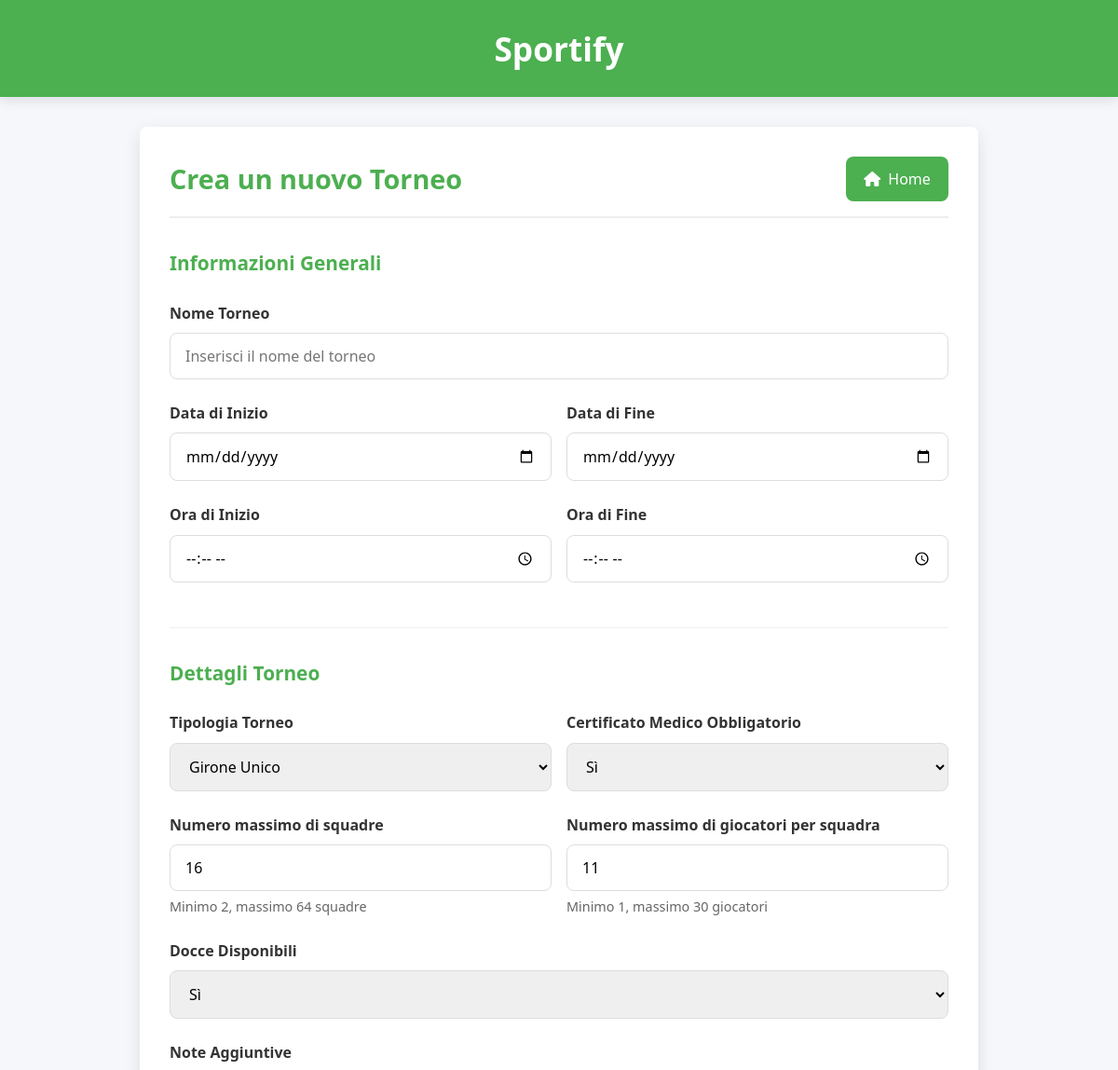
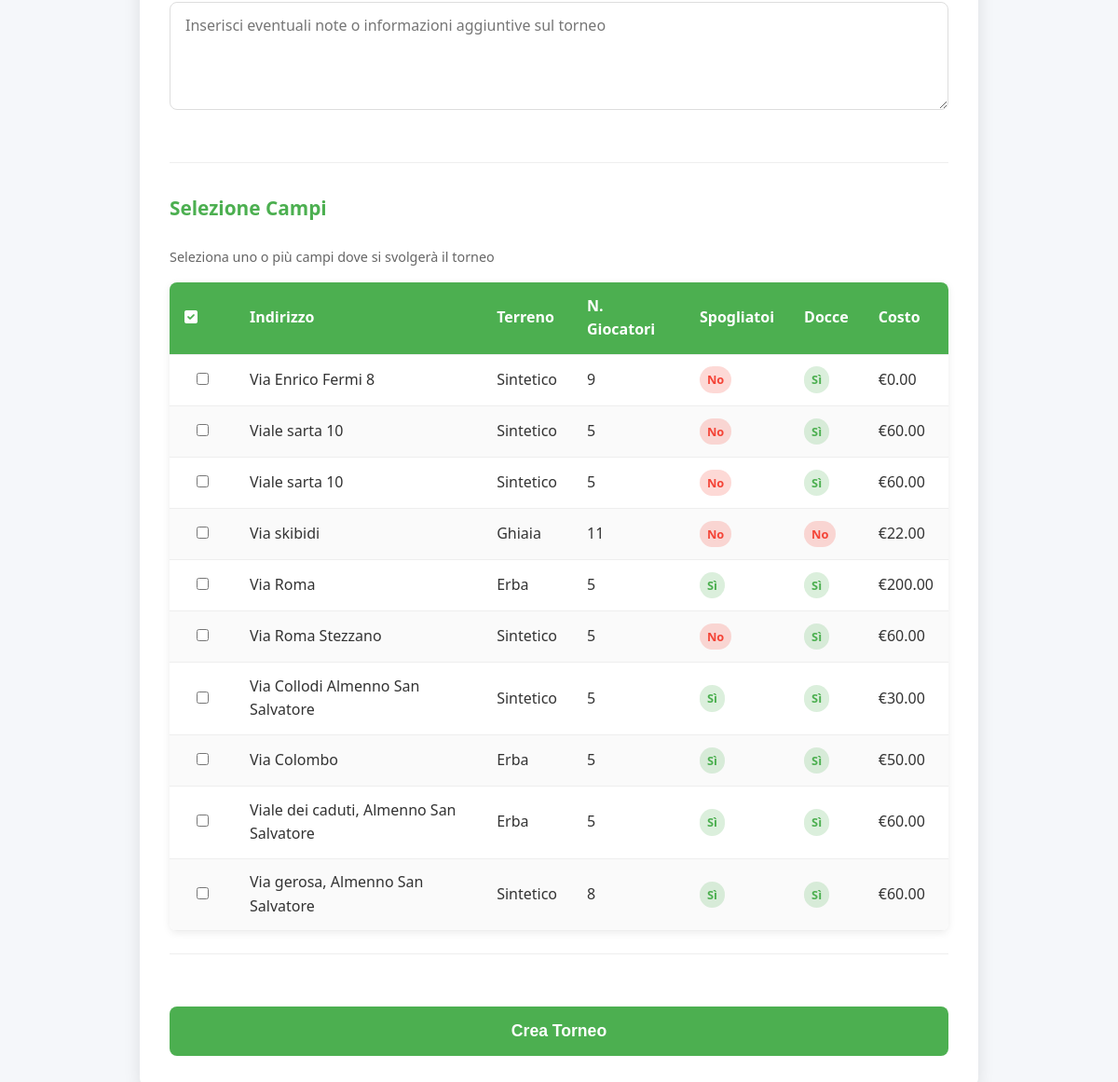
The app's page /aggiungi_torneo.php with its own data (2 pictures, top to bottom).
### tables this page shows
CREATE TABLE `campi` (
  `id_campo` int(11) NOT NULL,
  `indirizzo` varchar(200) NOT NULL,
  `terreno` varchar(50) NOT NULL,
  `spogliatoi` tinyint(1) NOT NULL,
  `n_giocatori` int(11) NOT NULL,
  `costo` int(11) NOT NULL,
  `docce` tinyint(1) NOT NULL,
  `id_torneo` int(11) NOT NULL,
  `id_utente` int(11) NOT NULL,
  `latitudine` double NOT NULL,
  `longitudine` double NOT NULL
);

### aggiungi_torneo.php (the view, shortened to what this page needs)
<?php
$servername = "localhost";
$username = "root";
$password = "";
$dbname = "sportify";
?>
<!DOCTYPE html>
<html lang="it">
<head>
    <link rel="stylesheet" href="https://cdnjs.cloudflare.com/ajax/libs/font-awesome/6.0.0/css/all.min.css">
</head>
<body>
    <header class="app-header">
        <h1 class="app-title">Sportify</h1>
    </header>
    <div class="container">
        <div class="page-header">
            <h2 class="page-title">Crea un nuovo Torneo</h2>
            <a href="index.php" class="btn-home">
                <i class="fas fa-home"></i> Home
            </a>
        </div>
        <form action="aggiungi_torneo.php" method="POST">
            <div class="form-section">
                <h3 class="form-section-title">Informazioni Generali</h3>
                <div class="form-group">
                    <label for="nome">Nome Torneo</label>
                    <input type="text" id="nome" name="nome" placeholder="Inserisci il nome del torneo" required>
                </div>
                <div class="form-row">
                    <div class="form-column">
                        <div class="form-group">
                            <label for="data_inizio">Data di Inizio</label>
                            <input type="date" id="data_inizio" name="data_inizio" required>
                        </div>
                    </div>
                    <div class="form-column">
                        <div class="form-group">
                            <label for="data_fine">Data di Fine</label>
                            <input type="date" id="data_fine" name="data_fine" required>
                        </div>
                    </div>
                </div>
                <div class="form-row">
                    <div class="form-column">
                        <div class="form-group">
                            <label for="ora_inizio">Ora di Inizio</label>
                            <input type="time" id="ora_inizio" name="ora_inizio" required>
                        </div>
                    </div>
                    <div class="form-column">
                        <div class="form-group">
                            <label for="ora_fine">Ora di Fine</label>
                            <input type="time" id="ora_fine" name="ora_fine" required>
                        </div>
                    </div>
                </div>
            </div>
            <div class="form-section">
                <h3 class="form-section-title">Dettagli Torneo</h3>
                <div class="form-row">
                    <div class="form-column">
                        <div class="form-group">
                            <label for="tipologia">Tipologia Torneo</label>
                            <select id="tipologia" name="tipologia" required>
                                <option value="Girone Unico">Girone Unico</option>
                            </select>
                        </div>
                    </div>
                    <div class="form-column">
                        <div class="form-group">
                            <label for="certificato_medico">Certificato Medico Obbligatorio</label>
                            <select id="certificato_medico" name="certificato_medico" required>
                                <option value="1">Sì</option>
                            </select>
                        </div>
                    </div>
                </div>
                <div class="form-row">
                    <div class="form-column">
                        <div class="form-group">
                            <label for="max_squadre">Numero massimo di squadre</label>
                            <input type="number" id="max_squadre" name="max_squadre" min="2" max="64" value="16" required>
                            <p class="form-help">Minimo 2, massimo 64 squadre</p>
                        </div>
                    </div>
                    <div class="form-column">
                        <div class="form-group">
                            <label for="max_giocatori">Numero massimo di giocatori per squadra</label>
                            <input type="number" id="max_giocatori" name="max_giocatori" min="1" max="30" value="11" required>
                            <p class="form-help">Minimo 1, massimo 30 giocatori</p>
                        </div>
                    </div>
                </div>
                <div class="form-group">
                    <label for="docce">Docce Disponibili</label>
                    <select id="docce" name="docce" required>
                        <option value="1">Sì</option>
                    </select>
                </div>
                <div class="form-group">
                    <label for="note">Note Aggiuntive</label>
                    <textarea id="note" name="note" rows="4" placeholder="Inserisci eventuali note o informazioni aggiuntive sul torneo"></textarea>
                </div>
            </div>
            <div class="form-section">
                <h3 class="form-section-title">Selezione Campi</h3>
                <p class="form-help">Seleziona uno o più campi dove si svolgerà il torneo</p>
                <div class="table-container">
                    <table>
                        <thead>
                            <tr>
                                <th style="width: 70px;"><i class="fas fa-check-square"></i></th>
                                <th>Indirizzo</th>
                                <th>Terreno</th>
                                <th>N. Giocatori</th>
                                <th>Spogliatoi</th>
                                <th>Docce</th>
                                <th>Costo</th>
                            </tr>
                        </thead>
                        <tbody>
                            <?php
                            $conn = new mysqli($servername, $username, $password, $dbname);
                            $sqlCampi = "SELECT * FROM campi";
                            $resultCampi = $conn->query($sqlCampi);
                            if ($resultCampi && $resultCampi->num_rows > 0) {
                                while ($campo = $resultCampi->fetch_assoc()) {
                                    echo '<tr>';
                                    echo '<td style="text-align:center;">
                                            <input type="checkbox" name="campi[]" value="' . $campo['id_campo'] . '">
                                          </td>';
                                    echo '<td>' . htmlspecialchars($campo['indirizzo']) . '</td>';
                                    echo '<td>' . htmlspecialchars($campo['terreno']) . '</td>';
                                    echo '<td>' . $campo['n_giocatori'] . '</td>';
                                    echo '<td>' . ($campo['spogliatoi'] ?
                                        '<span class="badge badge-success">Sì</span>' :
                                        '<span class="badge badge-danger">No</span>') . '</td>';
                                    echo '<td>' . ($campo['docce'] ?
                                        '<span class="badge badge-success">Sì</span>' :
                                        '<span class="badge badge-danger">No</span>') . '</td>';
                                    echo '<td>€' . number_format($campo['costo'], 2) . '</td>';
                                    echo '</tr>';
                                }
                            } else {
                                echo '<tr><td colspan="7" style="text-align:center;">Nessun campo disponibile</td></tr>';
                            }
                            ?>
                        </tbody>
                    </table>
                </div>
            </div>
            <input type="submit" value="Crea Torneo">
        </form>
    </div>
</body>
</html>

### aggiungi_torneo.php (style rules this page uses)
:root { --primary: #4CAF50; --primary-dark: #3e8e41; --primary-light: #8bc34a; --secondary: #2196F3; --secondary-dark: #0b7dda; --text-dark: #333; --text-light: #666; --background: #f5f7fa; --card-bg: #fff; --success: #4CAF50; --danger: #f44336; --border-radius: 8px; }
* { margin: 0; padding: 0; box-sizing: border-box; }
body { font-family: 'Segoe UI', Tahoma, Geneva, Verdana, sans-serif; background-color: var(--background); color: var(--text-dark); line-height: 1.6; }
.app-header { background: var(--primary); color: white; text-align: center; padding: 1.5rem 0; margin-bottom: 2rem; box-shadow: 0 4px 12px rgba(0,0,0,0.1); }
.app-title { font-size: 2.2rem; font-weight: 600; margin: 0; }
.container { width: 90%; max-width: 900px; margin: 0 auto; background-color: var(--card-bg); border-radius: var(--border-radius); box-shadow: 0 6px 18px rgba(0,0,0,0.1); padding: 2rem; margin-bottom: 3rem; }
.page-header { display: flex; justify-content: space-between; align-items: center; margin-bottom: 2rem; padding-bottom: 1rem; border-bottom: 2px solid #eee; }
.page-title { font-size: 1.8rem; font-weight: 600; color: var(--primary); }
.btn-home { display: inline-flex; align-items: center; gap: 0.5rem; background-color: var(--primary); color: white; padding: 0.7rem 1.2rem; border-radius: var(--border-radius); text-decoration: none; font-weight: 500; transition: background-color 0.2s ease; }
.form-group { margin-bottom: 1.5rem; }
.form-row { display: flex; flex-wrap: wrap; gap: 1rem; }
.form-column { flex: 1; min-width: 250px; }
label { display: block; font-weight: 600; margin-bottom: 0.5rem; color: var(--text-dark); }
input[type="text"], input[type="date"], input[type="time"], input[type="number"], select, textarea { width: 100%; padding: 0.8rem 1rem; border: 1px solid #ddd; border-radius: var(--border-radius); font-family: inherit; font-size: 1rem; transition: border 0.3s ease; }
input[type="submit"] { background-color: var(--primary); color: white; border: none; border-radius: var(--border-radius); padding: 1rem 2rem; font-size: 1.1rem; font-weight: 600; cursor: pointer; width: 100%; transition: background-color 0.3s ease; margin-top: 1.5rem; }
.form-section { margin-bottom: 2rem; padding-bottom: 1.5rem; border-bottom: 1px solid #eee; }
.form-section-title { font-size: 1.3rem; color: var(--primary); margin-bottom: 1.5rem; font-weight: 600; }
.table-container { margin-top: 1rem; border-radius: var(--border-radius); overflow: hidden; box-shadow: 0 2px 8px rgba(0,0,0,0.08); }
table { width: 100%; border-collapse: collapse; background-color: white; }
thead { background-color: var(--primary); color: white; }
th, td { padding: 0.8rem 1rem; text-align: left; border-bottom: 1px solid #eee; }
tr:nth-child(even) { background-color: rgba(0,0,0,0.02); }
.form-help { font-size: 0.9rem; color: var(--text-light); margin-top: 0.3rem; }
.badge { display: inline-block; padding: 0.25rem 0.5rem; font-size: 0.8rem; font-weight: 600; border-radius: 50px; background: #e9ecef; }
.badge-success { background: rgba(76, 175, 80, 0.2); color: var(--success); }
.badge-danger { background: rgba(244, 67, 54, 0.2); color: var(--danger); }

### records on screen
campi: indirizzo "Via Enrico Fermi 8", terreno "Sintetico", n_giocatori "9", spogliatoi "No", docce "Sì", costo "0.00"
campi: indirizzo "Viale sarta 10", terreno "Sintetico", n_giocatori "5", spogliatoi "No", docce "Sì", costo "60.00"
campi: indirizzo "Viale sarta 10", terreno "Sintetico", n_giocatori "5", spogliatoi "No", docce "Sì", costo "60.00"
campi: indirizzo "Via skibidi", terreno "Ghiaia", n_giocatori "11", spogliatoi "No", docce "No", costo "22.00"
campi: indirizzo "Via Roma", terreno "Erba", n_giocatori "5", spogliatoi "Sì", docce "Sì", costo "200.00"
campi: indirizzo "Via Roma Stezzano", terreno "Sintetico", n_giocatori "5", spogliatoi "No", docce "Sì", costo "60.00"
campi: indirizzo "Via Collodi Almenno San Salvatore", terreno "Sintetico", n_giocatori "5", spogliatoi "Sì", docce "Sì", costo "30.00"
campi: indirizzo "Via Colombo", terreno "Erba", n_giocatori "5", spogliatoi "Sì", docce "Sì", costo "50.00"
campi: indirizzo "Viale dei caduti, Almenno San Salvatore", terreno "Erba", n_giocatori "5", spogliatoi "Sì", docce "Sì", costo "60.00"
campi: indirizzo "Via gerosa, Almenno San Salvatore", terreno "Sintetico", n_giocatori "8", spogliatoi "Sì", docce "Sì", costo "60.00"
